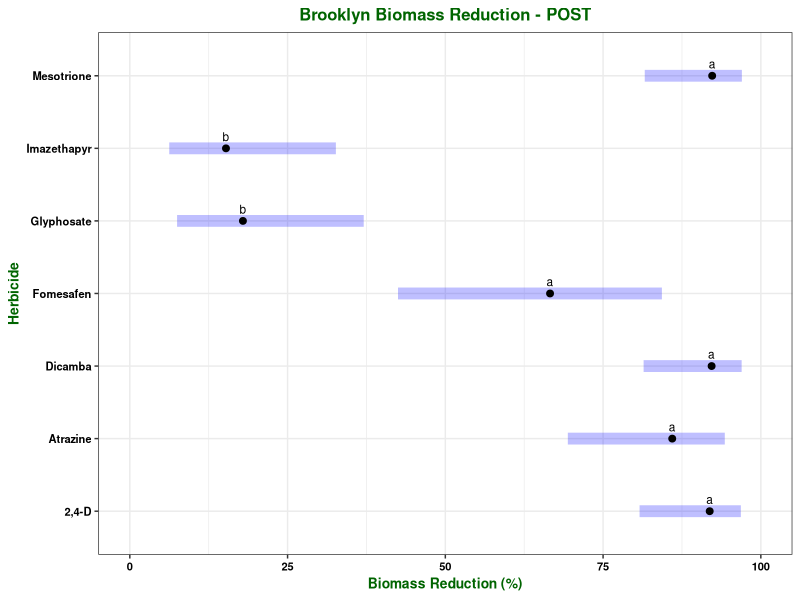

The R source for this figure: (Note: this script raises an error after producing the figure.)
## ---- chunk 1

knitr::opts_chunk$set(echo = TRUE)
library(tidyverse)
library(ggplot2)
library(car)
library(emmeans)
library(multcompView)
library(glmmTMB)
library(ggpubr)

## ---- chunk 2

data <- read.csv("Data_biored.csv")

str(data)

data$run <- as.factor(data$run)

data$pop <- as.factor(data$pop)

data$herb <- as.factor(data$herb)

data$Dose <- as.factor(data$Dose)

data$rep <- as.factor(data$rep)

str(data)

## ---- chunk 3

model <- glmmTMB(logit(biored) ~ herb * Dose + (1|run), data = data, family = "gaussian")

## ---- chunk 4

summary(model)

## ---- chunk 5

glmmTMB:::Anova.glmmTMB(model)

## ---- chunk 6

emm_herb <- emmeans(model, ~ herb, adjust = "tukey", type = "response", contr = "pairwise")

emm_herb

CLD_emm_herb <- if(requireNamespace("multcomp")) {
    multcomp::cld(emm_herb$emmeans, alpha = 0.05, Letters=letters, adjust="tukey", reversed = TRUE)}

CLD_emm_herb




emm_dose <- emmeans(model, ~ Dose, adjust = "tukey", type = "response", contr = "pairwise")

emm_dose

CLD_emm_dose <- if(requireNamespace("multcomp")) {
    multcomp::cld(emm_dose$emmeans, alpha = 0.05, Letters=letters, adjust="tukey", reversed = TRUE)}

CLD_emm_dose

## ---- chunk 7

plot(emm_herb, adjust = "tukey", comparisons = F, alpha = 0.05) + 
  geom_point(size = 1) +
  geom_text(aes(label = c("a", "a", "a", "a", "b", "b", "a")),
            vjust = -0.8, size = 3) +
  scale_x_continuous(breaks = c(0, 0.25, 0.50, 0.75, 1), limits = c(0, 1),
                     labels = scales::percent_format(scale = 100, suffix = "")) +
  labs(title = "Brooklyn Biomass Reduction - POST", 
       x = "Biomass Reduction (%)", 
       y = "Herbicide") +
  theme_bw() +
  theme (plot.title = element_text(face = "bold", hjust = 0.5, size = 12, colour = "darkgreen"), 
         axis.title = element_text(face = "bold", size = 10, colour = "darkgreen"), 
         axis.text= element_text(face = "bold", size = 8, colour = "black"),
         strip.text = element_text(face = "bold", size = 10, colour = "black"),
         panel.spacing = unit(0.5, "lines")) +
  ggsave("BIOMASS REDUCTION_HERB_Brooklyn.jpeg", units="in", width = 8, height = 5, dpi = 600)




plot(emm_dose, adjust = "tukey", comparisons = F, alpha = 0.05) + 
  geom_point(size = 1) +
  geom_text(aes(label = c("b", "a")),
            vjust = -0.8, size = 3) +
  scale_x_continuous(breaks = c(0, 0.25, 0.50, 0.75, 1), limits = c(0, 1),
                     labels = scales::percent_format(scale = 100, suffix = "")) +
  labs(title = "Brooklyn Biomass Reduction - POST", 
       x = "Biomass Reduction (%)", 
       y = "Dose") +
  theme_bw() +
  theme (plot.title = element_text(face = "bold", hjust = 0.5, size = 12, colour = "darkgreen"), 
         axis.title = element_text(face = "bold", size = 10, colour = "darkgreen"), 
         axis.text= element_text(face = "bold", size = 8, colour = "black"),
         strip.text = element_text(face = "bold", size = 10, colour = "black"),
         panel.spacing = unit(0.5, "lines")) +
  ggsave("BIOMASS REDUCTION_DOSE_Brooklyn.jpeg", units="in", width = 8, height = 5, dpi = 600)
